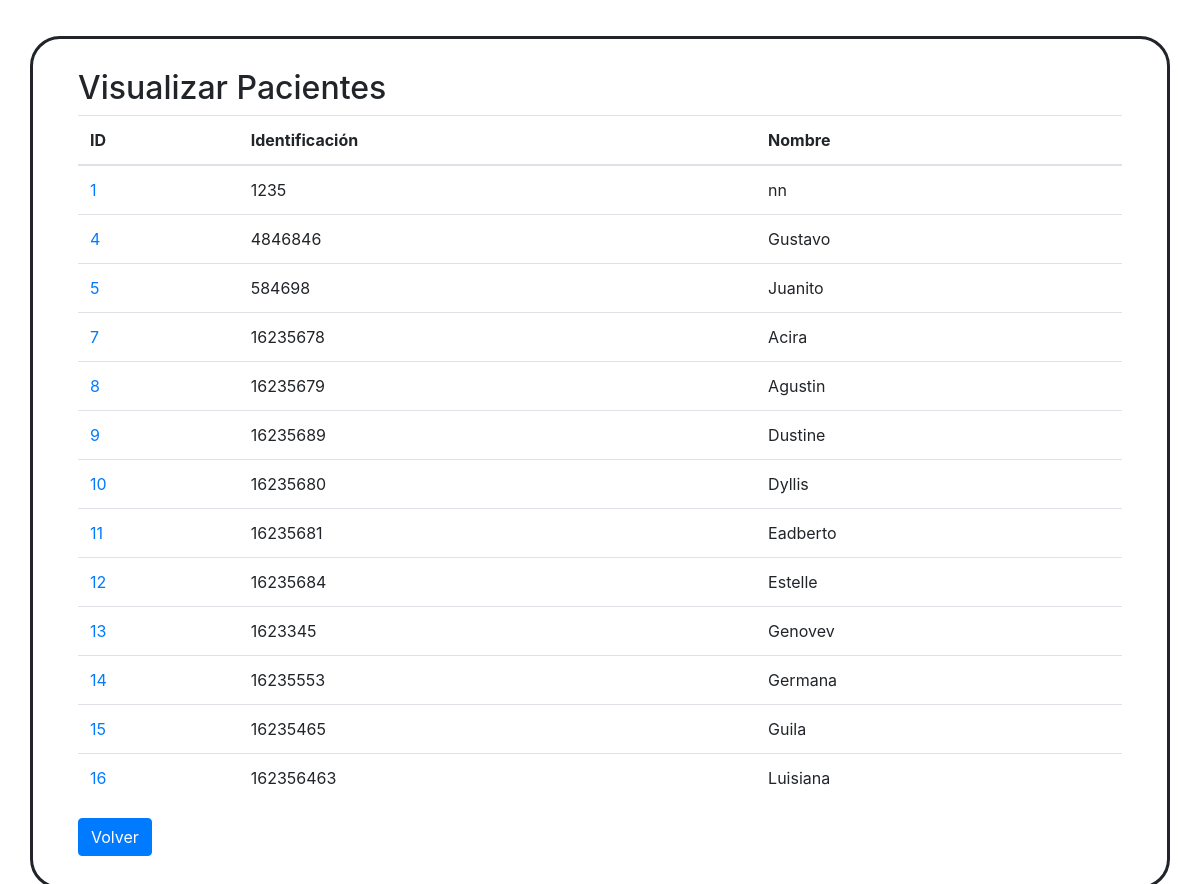
The app's page /Proyecto/listarPacientes.php (signed in) with its own data.
### tables this page shows
CREATE TABLE `pacientes` (
  `PID` int(11) NOT NULL,
  `Identificacion` int(11) NOT NULL,
  `Nombre` char(30) NOT NULL,
  `Diagnostico` char(255) NOT NULL,
  `Prioridad` char(5) NOT NULL,
  `FechaIngreso` date NOT NULL,
  `DuracionDias` int(11) NOT NULL,
  `CamaID` int(11) NOT NULL,
  `MedicoID` int(11) NOT NULL
);

### htdocs/Proyecto/utils.php (called while the page is built, shortened)
<?php
    include_once 'model.php';
    function obtenerPacientes()
    {
        $con = mysqli_connect(HOST_DB,USUARIO_DB,USUARIO_PASS,NOMBRE_DB);
        $sql = "SELECT * FROM Pacientes";
        $resultado = mysqli_query($con, $sql);
        $personas=array();
        $i = 0;
        while($fila = mysqli_fetch_array($resultado))
        {
            $persona = new Paciente($fila['PID'],$fila['Identificacion'],$fila['Nombre'],$fila['Diagnostico'],$fila['Prioridad'],$fila['FechaIngreso'],$fila['DuracionDias'],$fila['CamaID'],$fila['MedicoID']);
            $personas[$i] = $persona;
            $i += 1;
        }
        return $personas;
    }
?>

### htdocs/Proyecto/model.php (called while the page is built, shortened)
<?php
    class Paciente
    {
        function __construct($pid,$identificacion,$nombre,$diagnostico,$prioridad,$fechaIngreso,$duracionDias,$camaID,$medicoID)
        {
            $this->pid = $pid;
            $this->identificacion = $identificacion;
            $this->nombre = $nombre;
        }
    }
?>

### htdocs/Proyecto/listarPacientes.php (the view, shortened to what this page needs)
<?php
    include_once 'utils.php';
    include_once 'model.php';
    $error = false;
    $admin = true;
    if($error == false)
    {
        if($admin)
        {
            $pacientes = obtenerPacientes();
        }
        else
        {
            $medicoID = $_SESSION['UserID'];
            $pacientes = obtenerPacientesByMedico($medicoID);
        }
    }
?>
<!DOCTYPE html>
<html>
    <head>
        <link rel="stylesheet" href="https://stackpath.bootstrapcdn.com/bootstrap/4.5.0/css/bootstrap.min.css">
    </head>
    <body>
        <div class="container" style="border-radius: 30px;border: solid;padding: 30px;margin-top: 3%;">
            <div class="container">
                <h2>Visualizar Pacientes</h2>
            </div>
            <div class="container">
                <table class="table">
                    <thead>
                        <tr>
                            <th scope="col">ID</th>
                            <th scope="col">Identificación</th>
                            <th scope="col">Nombre</th>
                        </tr>
                    </thead>
                    <tbody>
                        <?php
                            $cadena = "";
                            foreach($pacientes as $h)
                            {
                                $cadena.="<tr>";
                                $cadena .= "<td><a href='paciente.php?id=".$h->pid."'>".$h->pid."</a></td>";
                                $cadena .= "<td>".$h->identificacion."</td>";
                                $cadena .= "<td>".$h->nombre."</td>";
                                $cadena .= "</tr>";
                            }
                            echo $cadena;
                        ?>
                    </tbody>
                </table>
            </div>
            <div class="container">
                <a href = "<?php if(!$admin){echo "medico.php";}else{echo "admin.php";} ?>"><button class="btn btn-primary" type ="button">Volver</button></a>
            </div>
        </div>
    </body>
</html>

### records on screen
pacientes: PID "1", Identificacion "1235", Nombre "nn"
pacientes: PID "4", Identificacion "4846846", Nombre "Gustavo"
pacientes: PID "5", Identificacion "584698", Nombre "Juanito"
pacientes: PID "7", Identificacion "16235678", Nombre "Acira"
pacientes: PID "8", Identificacion "16235679", Nombre "Agustin"
pacientes: PID "9", Identificacion "16235689", Nombre "Dustine"
pacientes: PID "10", Identificacion "16235680", Nombre "Dyllis"
pacientes: PID "11", Identificacion "16235681", Nombre "Eadberto"
pacientes: PID "12", Identificacion "16235684", Nombre "Estelle"
pacientes: PID "13", Identificacion "1623345", Nombre "Genovev"
pacientes: PID "14", Identificacion "16235553", Nombre "Germana"
pacientes: PID "15", Identificacion "16235465", Nombre "Guila"
pacientes: PID "16", Identificacion "162356463", Nombre "Luisiana"
